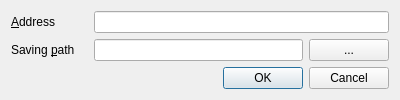
<?xml version="1.0" encoding="UTF-8"?>
<ui version="4.0">
 <class>NewHouseDialog</class>
 <widget class="QDialog" name="NewHouseDialog">
  <property name="geometry">
   <rect>
    <x>0</x>
    <y>0</y>
    <width>400</width>
    <height>100</height>
   </rect>
  </property>
  <property name="windowTitle">
   <string>Dialog</string>
  </property>
  <layout class="QVBoxLayout" name="verticalLayout">
   <item>
    <layout class="QFormLayout" name="formLayout">
     <item row="0" column="0">
      <layout class="QHBoxLayout" name="addressLabelLayout">
       <item>
        <widget class="QLabel" name="addressLabel">
         <property name="text">
          <string>&amp;Address</string>
         </property>
         <property name="buddy">
          <cstring>addressLineEdit</cstring>
         </property>
        </widget>
       </item>
       <item>
        <widget class="QLabel" name="addressIcon">
         <property name="text">
          <string/>
         </property>
         <property name="pixmap">
          <pixmap resource="sovetdoma.qrc">:/icons/exclamation-small-red.png</pixmap>
         </property>
        </widget>
       </item>
      </layout>
     </item>
     <item row="0" column="1">
      <widget class="QLineEdit" name="addressLineEdit"/>
     </item>
     <item row="1" column="0">
     <layout class="QHBoxLayout" name="savingPathLabelLayout">
     <item>
      <widget class="QLabel" name="savingPathLabel">
       <property name="text">
        <string>Saving &amp;path</string>
       </property>
       <property name="buddy">
        <cstring>savingPathBrowse</cstring>
       </property>
      </widget>
     </item>
     <item>
     <widget class="QLabel" name="savingPathIcon">
      <property name="text">
       <string/>
      </property>
      <property name="pixmap">
       <pixmap resource="sovetdoma.qrc">:/icons/exclamation-small-red.png</pixmap>
      </property>
     </widget>
     </item>
     </layout>
     </item>
     <item row="1" column="1">
      <layout class="QHBoxLayout" name="savingPathLayout">
       <item>
        <widget class="QLineEdit" name="savingPathLineEdit"/>
       </item>
       <item>
        <widget class="QPushButton" name="savingPathBrowse">
         <property name="text">
          <string>...</string>
         </property>
        </widget>
       </item>
      </layout>
     </item>
    </layout>
   </item>
   <item>
    <widget class="QDialogButtonBox" name="buttonBox">
     <property name="orientation">
      <enum>Qt::Horizontal</enum>
     </property>
     <property name="standardButtons">
      <set>QDialogButtonBox::Cancel|QDialogButtonBox::Ok</set>
     </property>
    </widget>
   </item>
  </layout>
 </widget>
 <resources>
  <include location="sovetdoma.qrc"/>
 </resources>
 <connections>
  <connection>
   <sender>buttonBox</sender>
   <signal>accepted()</signal>
   <receiver>NewHouseDialog</receiver>
   <slot>accept()</slot>
   <hints>
    <hint type="sourcelabel">
     <x>248</x>
     <y>254</y>
    </hint>
    <hint type="destinationlabel">
     <x>157</x>
     <y>274</y>
    </hint>
   </hints>
  </connection>
  <connection>
   <sender>buttonBox</sender>
   <signal>rejected()</signal>
   <receiver>NewHouseDialog</receiver>
   <slot>reject()</slot>
   <hints>
    <hint type="sourcelabel">
     <x>316</x>
     <y>260</y>
    </hint>
    <hint type="destinationlabel">
     <x>286</x>
     <y>274</y>
    </hint>
   </hints>
  </connection>
 </connections>
</ui>
